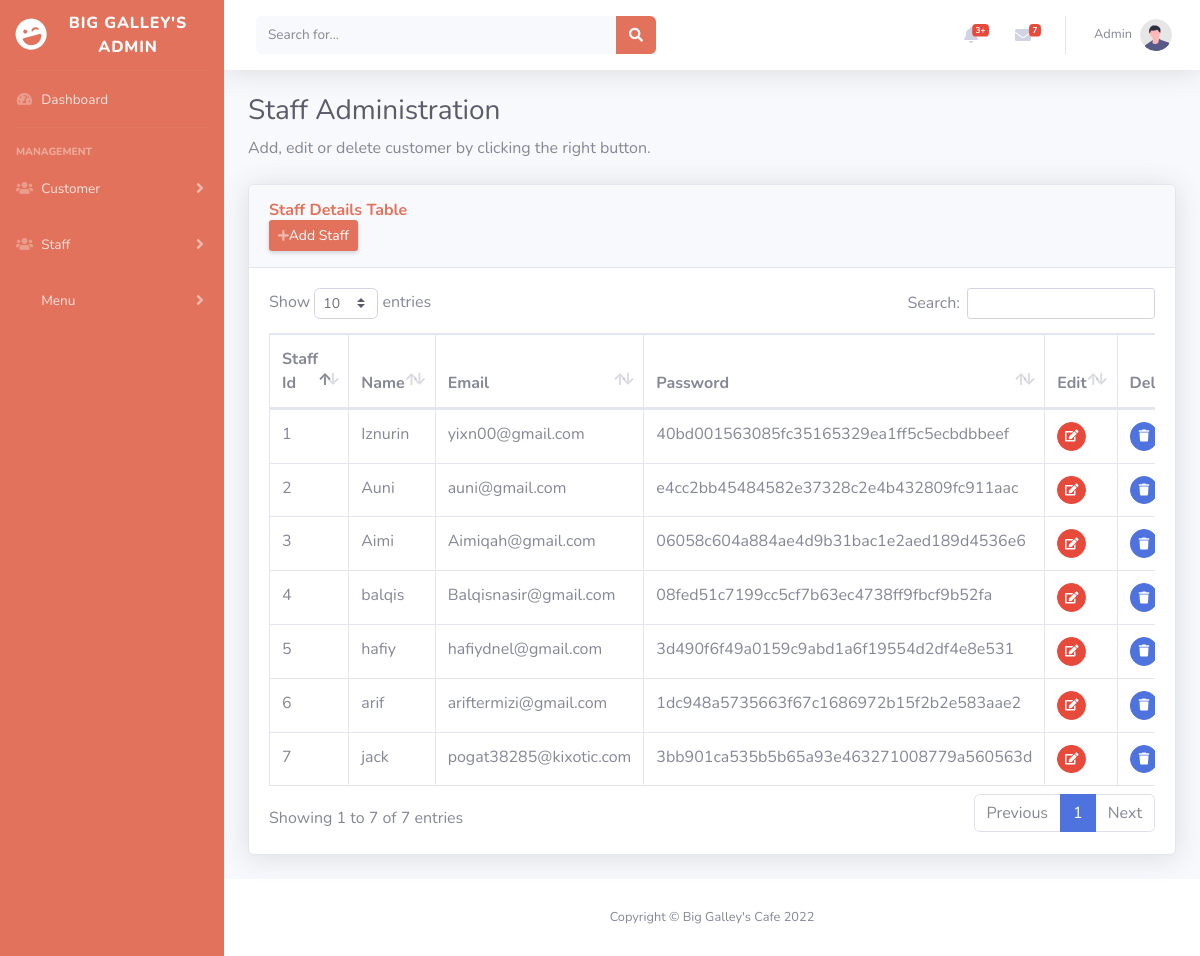
/Admin/manageStaff.php (signed in), run on the app's committed database.
### tables this page shows
CREATE TABLE `staff` (
  `id` int(100) NOT NULL,
  `name` varchar(30) NOT NULL,
  `email` varchar(50) NOT NULL,
  `password` varchar(50) NOT NULL,
  `confirmPassword` varchar(50) NOT NULL,
  `job` varchar(15) NOT NULL,
  `address` varchar(255) NOT NULL,
  `phone` varchar(30) NOT NULL,
  `image` varchar(255) NOT NULL
);

### Admin/manageStaff.php (the view, shortened to what this page needs)
<?php
include 'components\connect.php';
?>
<!DOCTYPE html>
<html lang="en">
<head>
    <link href="vendor/fontawesome-free/css/all.min.css" rel="stylesheet" type="text/css">
	<link rel="stylesheet" href="https://pro.fontawesome.com/releases/v5.10.0/css/all.css"/>
	<link href="https://cdn.jsdelivr.net/npm/bootstrap@5.2.1/dist/css/bootstrap.min.css" rel="stylesheet" >
    <link href="css/sb-admin-2.min.css" rel="stylesheet">
    <link href="vendor/datatables/dataTables.bootstrap4.min.css" rel="stylesheet">
</head>
<body id="page-top">
    <div id="wrapper">
        <ul class="navbar-nav  sidebar sidebar-dark accordion" style="background-color: #e2725b; color: #ffffff;" id="accordionSidebar">
            <a class="sidebar-brand d-flex align-items-center justify-content-center" href="Dashboard.php">
                <div class="sidebar-brand-icon rotate-n-15">
                    <i class="fas fa-laugh-wink"></i>
                </div>
                <div class='sidebar-brand-text mx-3'>Big Galley's Admin</div>
            </a>
            <hr class="sidebar-divider my-0">
            <li class="nav-item">
                <a class="nav-link" href="Dashboard.php">
                    <i class="fas fa-fw fa-tachometer-alt"></i>
                    <span>Dashboard</span></a>
            </li>
            <hr class="sidebar-divider">
            <div class="sidebar-heading">
                Management
            </div>
            <li class="nav-item">
                <a class="nav-link collapsed" href="#" data-toggle="collapse" data-target="#collapseTwo"
                    aria-expanded="true" aria-controls="collapseTwo">
                    <i class="fas fa-fw fa-users"></i>
                    <span>Customer</span>
                </a>
            </li>
			<li class="nav-item">
                <a class="nav-link collapsed" href="#" data-toggle="collapse" data-target="#collapse2"
                    aria-expanded="true" aria-controls="collapseTwo">
                    <i class="fas fa-fw fa-users"></i>
                    <span>Staff</span>
                </a>
            </li>
            <li class="nav-item">
                <a class="nav-link collapsed" href="#" data-toggle="collapse" data-target="#collapseUtilitiesTwo"
                    aria-expanded="true" aria-controls="collapseUtilitiesTwo">
                    <span>Menu</span>
                </a>
            </li>
        </ul>
        <div id="content-wrapper" class="d-flex flex-column">
            <div id="content">
                <nav class="navbar navbar-expand navbar-light bg-white topbar mb-4 static-top shadow">
                    <form
                        class="d-none d-sm-inline-block form-inline mr-auto ml-md-3 my-2 my-md-0 mw-100 navbar-search">
                        <div class="input-group">
                            <input type="text" class="form-control bg-light border-0 small" placeholder="Search for..."
                                aria-label="Search" aria-describedby="basic-addon2">
                            <div class="input-group-append">
                                <button class="btn" style="background-color: #e2725b; color: #ffffff;" type="button">
                                    <i class="fas fa-search fa-sm"></i>
                                </button>
                            </div>
                        </div>
                    </form>
                    <ul class="navbar-nav ml-auto">
                        <li class="nav-item dropdown no-arrow mx-1">
                            <a class="nav-link dropdown-toggle" href="#" id="alertsDropdown" role="button"
                                data-toggle="dropdown" aria-haspopup="true" aria-expanded="false">
                                <i class="fas fa-bell fa-fw"></i>
                                <span class="badge badge-danger badge-counter">3+</span>
                            </a>
                        </li>
                        <li class="nav-item dropdown no-arrow mx-1">
                            <a class="nav-link dropdown-toggle" href="#" id="messagesDropdown" role="button"
                                data-toggle="dropdown" aria-haspopup="true" aria-expanded="false">
                                <i class="fas fa-envelope fa-fw"></i>
                                <span class="badge badge-danger badge-counter">7</span>
                            </a>
                        </li>
                        <li class="nav-item dropdown no-arrow">
                            <a class="nav-link dropdown-toggle" href="#" id="userDropdown" role="button"
                                data-toggle="dropdown" aria-haspopup="true" aria-expanded="false">
                                <span class="mr-2 d-none d-lg-inline text-gray-600 small">Admin</span>
                                <img class="img-profile rounded-circle"
                                    src="img/undraw_profile.svg">
                            </a>
                        </li>
                    </ul>
                </nav>
				<section class="addStaff">
                <div class="container-fluid">
                    <h1 class="h3 mb-2 text-gray-800">Staff Administration</h1>
                    <p class="mb-4">Add, edit or  delete customer by clicking the right button.</p>
                    <form action="" method="POST" enctype="multipart/form-data">
                    <div class="card shadow mb-4">
                        <div class="card-header py-3">
                            <h6 class="m-0 font-weight-bold " style=" color: #e2725b;" >Staff Details Table</h6>
							<button type="button" class="d-none d-sm-inline-block btn btn-sm shadow-sm" style="background-color: #e2725b; color: #ffffff;" data-bs-toggle="modal" data-bs-target="#exampleModal"><i class="fas fa-plus fa-sm text-white-50"></i>Add Staff</button>
						</div>
                        <div class="card-body">
                            <div class="table-responsive">
							<table>
                                <table class="table table-bordered" id="dataTable" width="100%" cellspacing="0">
									<thead>
										<tr>
											<th>Staff Id</th>
                                            <th>Name</th>
                                            <th>Email</th>
											<th>Password</th>
											<th>Edit</th>
                                            <th>Delete</th>
                                        </tr>
                                    </thead>
									<tbody>
									<?php
									$showStaff = $conn->prepare("SELECT * FROM `staff`");
								    $showStaff->execute();
								    if($showStaff->rowCount() > 0){
									 while($fetchStaff = $showStaff->fetch(PDO::FETCH_ASSOC)){
									?>
									 <tr>
									 <td><?= $fetchStaff['id'];?></td>
									 <td><?= $fetchStaff['name'];?></td>
									 <td><?= $fetchStaff['email'];?></td>
									 <td><?= $fetchStaff['password'];?></td>
									<td style = "width:100px;">
									 <button type="button" name="update1" class="btn btn-danger btn-circle btn-sm"  data-bs-toggle="modal" data-bs-target="#staff<?= $fetchStaff['id']; ?>"><i class="fas fa-edit"></i></button>
									<?php
									  $update_id = $fetchStaff['id'];
									  $showProducts = $conn->prepare("SELECT * FROM `staff` WHERE id = ?");
									  $showProducts->execute([$update_id]);
									  if($showProducts->rowCount() > 0){
										 while($fetchStaff = $showProducts->fetch(PDO::FETCH_ASSOC)){
								   ?>
									</td>
									  <td style = "width:100px;">
										<a href="manageStaff.php?delete=<?= $fetchStaff['id']?>"  name="delete" class="delete-btn btn btn-primary btn-circle btn-sm" onclick="return confirm('delete this staff?');"><i class="fas fa-trash"></i></a>
									 </td>
									<?php
											}
									  }
									echo' </tr>';
									}
							  }
							  ?>
                                    </tbody>
                                </table>
                            </div>
                        </div>
                    </div>
				</form>
                </div>
            </div>
            <footer class="sticky-footer bg-white">
                <div class="container my-auto">
                    <div class="copyright text-center my-auto">
                        <span>Copyright &copy; Big Galley's Cafe 2022</span>
                    </div>
                </div>
            </footer>
        </div>
    </div>
</body>
</html>

### data on the page
staff: id "1", name "Iznurin", email "yixn00@gmail.com", password "40bd001563085fc35165329ea1ff5c5ecbdbbeef"
staff: id "2", name "Auni", email "auni@gmail.com", password "e4cc2bb45484582e37328c2e4b432809fc911aac"
staff: id "3", name "Aimi", email "Aimiqah@gmail.com", password "06058c604a884ae4d9b31bac1e2aed189d4536e6"
staff: id "4", name "balqis", email "Balqisnasir@gmail.com", password "08fed51c7199cc5cf7b63ec4738ff9fbcf9b52fa"
staff: id "5", name "hafiy", email "hafiydnel@gmail.com", password "3d490f6f49a0159c9abd1a6f19554d2df4e8e531"
staff: id "6", name "arif", email "ariftermizi@gmail.com", password "1dc948a5735663f67c1686972b15f2b2e583aae2"
staff: id "7", name "jack", email "pogat38285@kixotic.com", password "3bb901ca535b5b65a93e463271008779a560563d"
